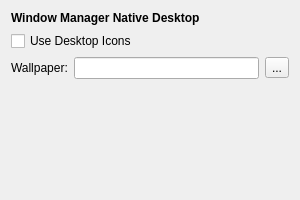
<?xml version="1.0" encoding="UTF-8"?>
<ui version="4.0">
 <class>WMNativeConfig</class>
 <widget class="QWidget" name="WMNativeConfig">
  <property name="geometry">
   <rect>
    <x>0</x>
    <y>0</y>
    <width>300</width>
    <height>200</height>
   </rect>
  </property>
  <layout class="QVBoxLayout" name="verticalLayout">
   <item>
    <widget class="QLabel" name="label_2">
     <property name="font">
      <font>
       <weight>75</weight>
       <bold>true</bold>
      </font>
     </property>
     <property name="text">
      <string>Window Manager Native Desktop</string>
     </property>
    </widget>
   </item>
   <item>
    <widget class="QCheckBox" name="nativeIconsCheckBox">
     <property name="text">
      <string>Use Desktop Icons</string>
     </property>
    </widget>
   </item>
   <item>
    <layout class="QHBoxLayout" name="horizontalLayout_2">
     <item>
      <widget class="QLabel" name="label_3">
       <property name="text">
        <string>Wallpaper:</string>
       </property>
      </widget>
     </item>
     <item>
      <widget class="QLineEdit" name="nativeWallpaperEdit"/>
     </item>
     <item>
      <widget class="QToolButton" name="nativeWallpaperButton">
       <property name="text">
        <string>...</string>
       </property>
      </widget>
     </item>
    </layout>
   </item>
   <item>
    <spacer name="verticalSpacer">
     <property name="orientation">
      <enum>Qt::Vertical</enum>
     </property>
     <property name="sizeHint" stdset="0">
      <size>
       <width>20</width>
       <height>40</height>
      </size>
     </property>
    </spacer>
   </item>
  </layout>
 </widget>
 <resources/>
 <connections/>
</ui>
